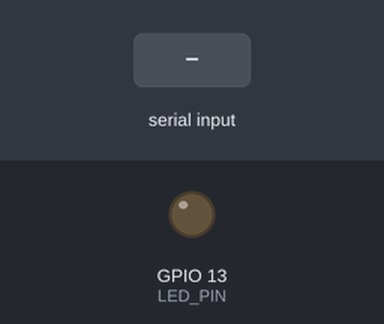
This sketch was run on a simulated ESP32. Shown: output pins drawn as LEDs (lit = HIGH). The test bench sets the inputs (shaded band). WiFi joins after 1.5 s; servers stay silent unless stated; uploads are accepted with an empty reply; the local clock reads 2024-03-15 10:24:30 at power-on unless the sketch sets it; what the sketch prints to the serial monitor is not drawn.

Above: at 2.7 s.
2.8 s: "NOISE 1234 -12.34\n" received over the second serial link
At 2.9 s:
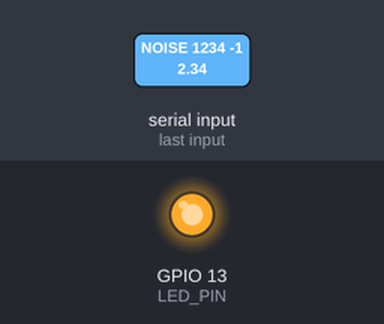
4.5 s: "NOISE 1\n" received over the second serial link
6.0 s: "NOISE\n" received over the second serial link
Timing chart, 0 to 9.0 s (numbered marks = the images above; inputs shaded):
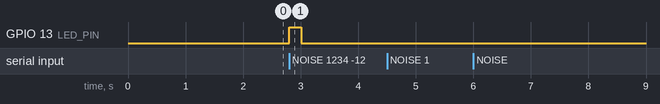

The sketch:

esp_to_api.ino
```cpp
// esp_to_api.ino
// -----------------------------------------------------------------------------
// ESP32 bridge: reads a single line from Teensy over UART and POSTs JSON to API.
// Expected line from Teensy on *event end*:
//
//   NOISE <duration_ms> <peak_dbfs>\n
//
// Example: "NOISE 1234 -12.34"
//
// The ESP32 stamps current epoch seconds (NTP) and sends:
// {
//   "device_id": "esp32-01",
//   "duration_ms": <int>,
//   "peak_dbfs": <float>,
//   "esp_epoch": <int seconds>
// }
//
// Keeps your Wi-Fi credentials, API host, and API key unchanged.
// -----------------------------------------------------------------------------

#include <WiFi.h>
#include <HTTPClient.h>
#include <time.h>

// ---- Wi-Fi + API (unchanged) -----------------------------------------------
const char* WIFI_SSID = "Your Info";
const char* WIFI_PASS = "Your Info";

const char* API_HOST = "Your Info";  // your PC's LAN IP
const uint16_t API_PORT = 8000;
const char* API_PATH = "/noise";
const char* API_KEY  = "1234";

// Identify this device in the DB
const char* DEVICE_ID = "esp32-01";

// ---- Teensy link (UART1 on your chosen pins) --------------------------------
// Teensy D1 (TX1) -> RX_GPIO, Teensy D0 (RX1) <- TX_GPIO (TX optional)
#define RX_GPIO 38
#define TX_GPIO 37
HardwareSerial Link(1);

// ---- Activity LED (optional) ------------------------------------------------
#define LED_PIN 13
#define LED_ACTIVE_LOW false
inline void led_on()  { digitalWrite(LED_PIN, LED_ACTIVE_LOW ? LOW  : HIGH); }
inline void led_off() { digitalWrite(LED_PIN, LED_ACTIVE_LOW ? HIGH : LOW ); }

// ---- Utilities --------------------------------------------------------------
static void ensureWifi() {
  if (WiFi.status() == WL_CONNECTED) return;
  WiFi.mode(WIFI_STA);
  WiFi.begin(WIFI_SSID, WIFI_PASS);
  Serial.print("WiFi: connecting");
  while (WiFi.status() != WL_CONNECTED) { delay(250); Serial.print("."); }
  Serial.printf("\nWiFi: connected, IP=%s\n", WiFi.localIP().toString().c_str());
}

// Parse "NOISE <duration_ms> <peak_dbfs>"
static bool parseNOISE(const String& line, long& out_dur_ms, float& out_peak_dbfs) {
  if (!line.startsWith("NOISE")) return false;
  int s1 = line.indexOf(' ');
  if (s1 < 0) return false;
  int s2 = line.indexOf(' ', s1 + 1);
  if (s2 < 0) return false;
  out_dur_ms    = line.substring(s1 + 1, s2).toInt();
  out_peak_dbfs = line.substring(s2 + 1).toFloat();
  return out_dur_ms > 0;
}

// POST the event to your FastAPI server
static int postNoise(long duration_ms, float peak_dbfs) {
  ensureWifi();

  WiFiClient client;
  HTTPClient http;
  http.setConnectTimeout(7000);

  if (!http.begin(client, API_HOST, API_PORT, API_PATH)) {
    Serial.println("ERROR: http.begin() failed");
    return -1000;
  }

  http.addHeader("Content-Type", "application/json");
  http.addHeader("X-API-Key", API_KEY);

  time_t nowSecs = time(NULL);
  String body = String("{")
              + "\"device_id\":\"" + String(DEVICE_ID) + "\","
              + "\"duration_ms\":"   + String(duration_ms) + ","
              + "\"peak_dbfs\":"     + String(peak_dbfs, 2) + ","
              + "\"esp_epoch\":"     + String((long)nowSecs)
              + "}";

  int code = http.POST(body);
  Serial.printf("POST %d (%s) :: %s\n", code, HTTPClient::errorToString(code).c_str(), body.c_str());
  http.end();
  return code;
}

// ---- Arduino lifecycle ------------------------------------------------------
void setup() {
  Serial.begin(115200);
  Link.begin(115200, SERIAL_8N1, RX_GPIO, TX_GPIO);

  pinMode(LED_PIN, OUTPUT);
  led_off();

  // NTP for accurate timestamps (UTC offset 0; adjust on server if needed)
  configTime(0, 0, "pool.ntp.org", "time.nist.gov");
  ensureWifi();

  Serial.println("ESP32 noise forwarder ready.");
  Serial.printf("API: http://%s:%u%s  device_id=%s\n", API_HOST, API_PORT, API_PATH, DEVICE_ID);
}

void loop() {
  if (!Link.available()) { delay(5); return; }

  // Read one complete line from Teensy
  String line = Link.readStringUntil('\n');
  line.trim();
  if (!line.length()) return;

  long dur_ms = 0;
  float peak = 0.0f;
  if (!parseNOISE(line, dur_ms, peak)) {
    Serial.printf("WARN: could not parse line: %s\n", line.c_str());
    return;
  }

  led_on();
  int code = postNoise(dur_ms, peak);
  if (code > 0 && code < 400) {
    Serial.printf("OK -> API (dur=%ld ms, peak=%.2f dBFS)\n", dur_ms, peak);
  } else {
    Serial.printf("ERROR: API send failed (code=%d, %s)\n", code, HTTPClient::errorToString(code).c_str());
  }
  led_off();
}
```

Measured:
- after the input at 2.8 s, GPIO 13 (LED_PIN): LOW → HIGH at once, → LOW 0.21 s later
- after the input at 4.5 s, every drawn part: stays the same
- after the input at 6.0 s, every drawn part: stays the same
